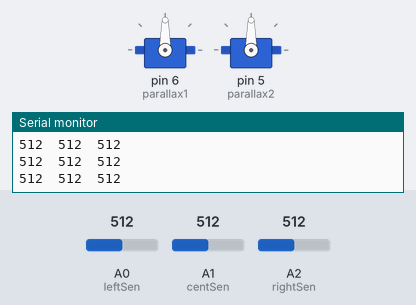
Recording of a sketch running on a simulated Arduino Uno, built with avr-gcc and run on an emulated ATmega328P. Shown: 2 × servo, the last lines printed to the serial monitor. Inputs (shaded band) come from the test bench; at power-on: A0 (leftSen) = 512, A1 (centSen) = 512, A2 (rightSen) = 512.

Above: at 1.2 s.
1.3 s: A0 (leftSen) set to 162
2.8 s: A0 (leftSen) set to 133
At 3.3 s:
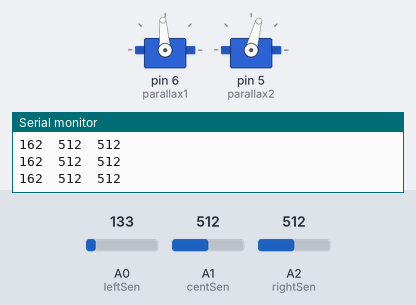
4.3 s: A1 (centSen) set to 167
5.8 s: A1 (centSen) set to 141
8.8 s: A2 (rightSen) set to 159
11.8 s: A2 (rightSen) set to 136
At 14.4 s:
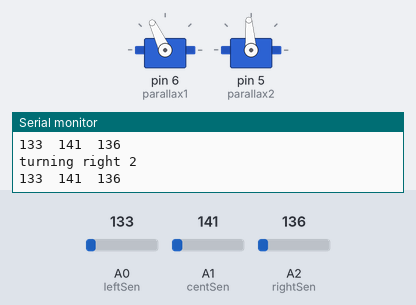
Timing chart, 0 to 15.6 s (numbered marks = the images above; inputs shaded):
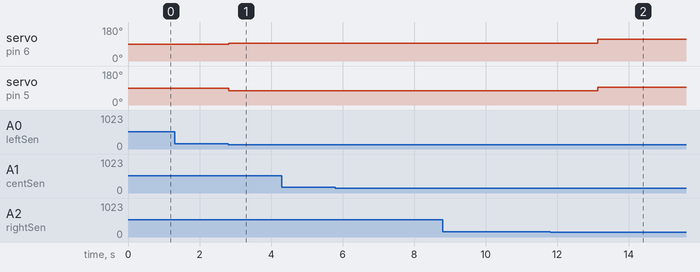

The sketch:

fig_8.ino
```cpp
#include <Servo.h>

Servo parallax1;
Servo parallax2;

int leftSen = A0;
int centSen = A1;
int rightSen = A2;

int thresh= 150;
int state = 1;

void setup() {
parallax1.attach(6);
parallax2.attach(5);

pinMode(leftSen, INPUT);
pinMode(centSen,INPUT);
pinMode(rightSen,INPUT);
Serial.begin(9600);
Serial.println("Left Sensor Centor Sensor Right Sensor");
}

void loop() {


if(!(analogRead(centSen)<thresh && analogRead(leftSen)<thresh && analogRead(rightSen)<thresh)){

Serial.println(analogRead(leftSen)+String("  ")+analogRead(centSen)+String("  ")+analogRead(rightSen));

follow_line();
} else {
 if(state==1 || state == 6 || state==7 || state==8){
    Serial.println(String("turning left ")+state );
    Serial.println(analogRead(leftSen)+String("  ")+analogRead(centSen)+String("  ")+analogRead(rightSen));
    turn_left();

    if(state==8){
      state=1;
      } else{
        state++;
      }
 } else if (state==2 || state ==3 || state==4 || state==5){
    Serial.println(String("turning right ")+state);
    Serial.println(analogRead(leftSen)+String("  ")+analogRead(centSen)+String("  ")+analogRead(rightSen));
    turn_right();
    state++;
 }

}

}

void turn_left(){
  parallax1.write(94);
  parallax2.write(75);
  delay(1300);

}

void follow_line(){
  // correct for veer right
while(analogRead(centSen)>thresh && analogRead(rightSen)>thresh && analogRead(leftSen)<thresh){
  parallax1.write(94);
  parallax2.write(75);
  //Serial.println("I am in veer Right!");
  }
//correct for veer left
while(analogRead(centSen)>thresh && analogRead(rightSen)<thresh && analogRead(leftSen)>thresh){
  parallax1.write(115);
  parallax2.write(94);
  //Serial.println("I am in veer left!");
  }
// go straight
while(analogRead(centSen)<thresh && analogRead(leftSen)>thresh && analogRead(rightSen)>thresh){
  parallax1.write(100);
  parallax2.write(90);
  //Serial.println("I am in straight!");
  }
}

void turn_right(){
  parallax1.write(115);
  parallax2.write(94);
  delay(1300);
  //Serial.println("I am in turn Right!");
}
```

Measured:
- the behaviour switches between 150 and 149 on A0 (leftSen) (found by bisection; images 0 and 1)
- the behaviour switches between 150 and 149 on A2 (rightSen) (found by bisection; images 1 and 2)
- after the input at 2.8 s, servo on pin 6 (parallax1): 90° → 94° at once; servo on pin 5 (parallax2): 90° → 75° at once
- after the input at 4.3 s, every drawn part: stays the same
- after the input at 11.8 s, servo on pin 6 (parallax1): 94° → 115° after 1.3 s; servo on pin 5 (parallax2): 75° → 94° after 1.3 s
